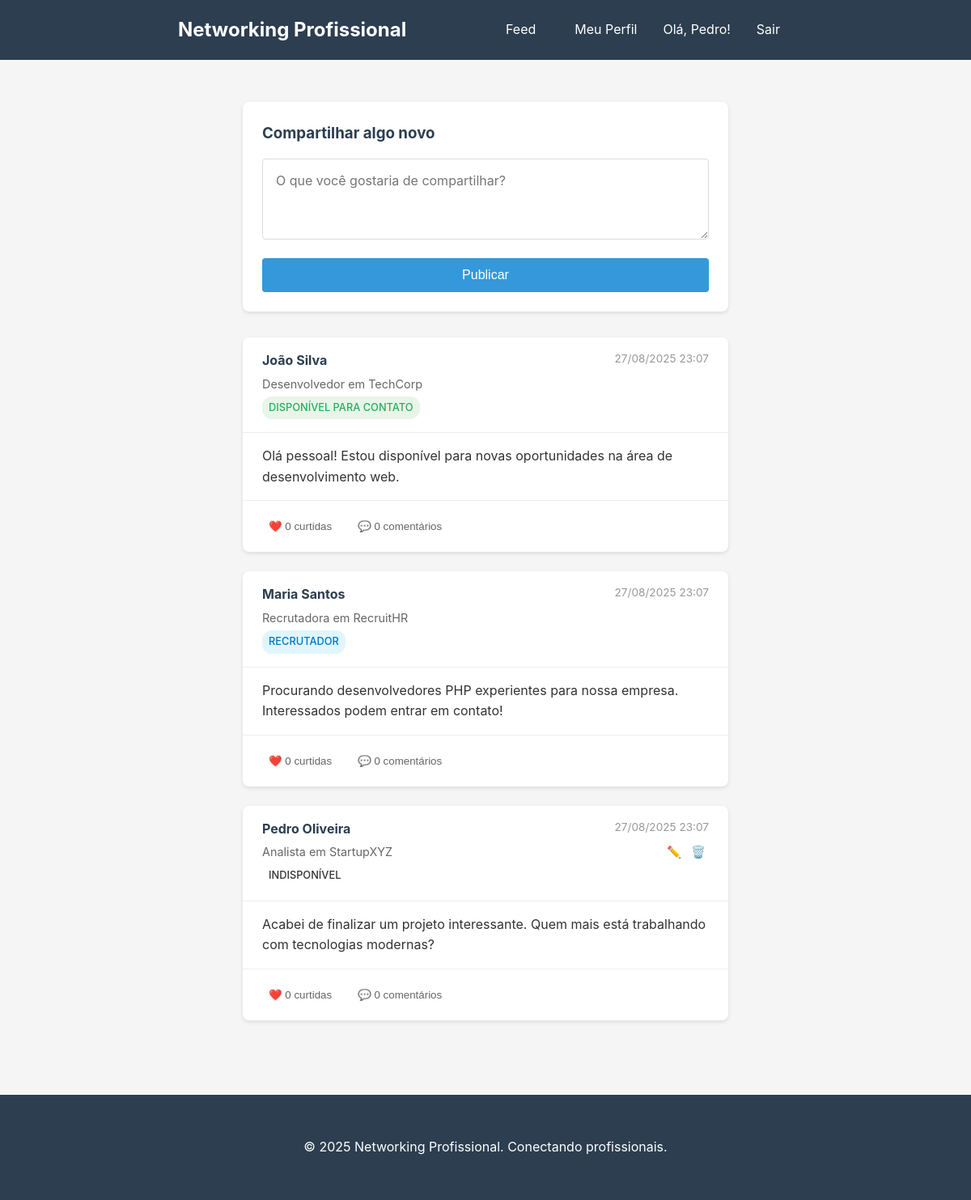
/feed.php (signed in), run on the app's committed database.
### tables this page shows
CREATE TABLE IF NOT EXISTS users (
    id INT AUTO_INCREMENT PRIMARY KEY,
    nome VARCHAR(100) NOT NULL,
    sobrenome VARCHAR(100) NOT NULL,
    email VARCHAR(100) UNIQUE NOT NULL,
    senha VARCHAR(255) NOT NULL,
    empresa VARCHAR(100),
    cargo VARCHAR(100),
    status_tag ENUM('disponivel_contato', 'procurando_oportunidades', 'recrutador', 'empregado') NOT NULL,
    created_at TIMESTAMP DEFAULT CURRENT_TIMESTAMP
);

CREATE TABLE IF NOT EXISTS posts (
    id INT AUTO_INCREMENT PRIMARY KEY,
    user_id INT NOT NULL,
    conteudo TEXT NOT NULL,
    created_at TIMESTAMP DEFAULT CURRENT_TIMESTAMP,
    FOREIGN KEY (user_id) REFERENCES users(id) ON DELETE CASCADE
);

### feed.php (the view, shortened to what this page needs)
<?php
require_once 'config/database.php';
$posts_query = "
    SELECT p.*, u.nome, u.sobrenome, u.empresa, u.cargo, u.status_tag,
           COUNT(DISTINCT l.id) as likes_count,
           COUNT(DISTINCT c.id) as comments_count,
           EXISTS(SELECT 1 FROM likes WHERE user_id = ? AND post_id = p.id) as user_liked
    FROM posts p
    JOIN users u ON p.user_id = u.id
    LEFT JOIN likes l ON p.id = l.post_id
    LEFT JOIN comments c ON p.id = c.post_id
    GROUP BY p.id, p.user_id, p.conteudo, p.created_at, u.nome, u.sobrenome, u.empresa, u.cargo, u.status_tag
    ORDER BY p.created_at DESC
";
$stmt = $pdo->prepare($posts_query);
$stmt->execute([$_SESSION['user_id']]);
$posts = $stmt->fetchAll();
?>
<!DOCTYPE html>
<html lang="pt-BR">
<head>
    <link rel="stylesheet" href="style.css">
</head>
<body>
    <?php include 'includes/header.php'; ?>
    <div class="container">
        <div class="feed-container">
            <div class="post-creator">
                <h3>Compartilhar algo novo</h3>
                <form action="actions/create_post.php" method="POST">
                    <textarea name="conteudo" placeholder="O que você gostaria de compartilhar?" required></textarea>
                    <button type="submit" class="btn-primary">Publicar</button>
                </form>
            </div>
            <div class="posts-feed">
                <?php if (empty($posts)): ?>
                    <div class="empty-state">
                        <p>Nenhuma postagem encontrada. Seja o primeiro a compartilhar!</p>
                    </div>
                <?php else: ?>
                    <?php foreach ($posts as $post): ?>
                        <div class="post-card" id="post-<?php echo $post['id']; ?>">
                            <div class="post-header">
                                <div class="user-info">
                                    <h4><?php echo htmlspecialchars($post['nome'] . ' ' . $post['sobrenome']); ?></h4>
                                    <p class="user-details">
                                        <?php echo htmlspecialchars($post['cargo']); ?>
                                        <?php if ($post['empresa']): ?>
                                            em <?php echo htmlspecialchars($post['empresa']); ?>
                                        <?php endif; ?>
                                    </p>
                                    <span class="status-tag <?php echo $post['status_tag']; ?>">
                                        <?php
                                            if ($post['status_tag'] == 'disponivel_contato') {
                                                echo 'Disponível para contato';
                                            } elseif ($post['status_tag'] == 'recrutador') {
                                                echo 'Recrutador';
                                            } else {
                                                echo 'Indisponível';
                                            }
                                        ?>
                                    </span>
                                </div>
                                <div class="post-header-right">
                                    <span class="post-date"><?php echo date('d/m/Y H:i', strtotime($post['created_at'])); ?></span>
                                    <?php if ($post['user_id'] == $_SESSION['user_id']): ?>
                                        <div class="post-actions-menu">
                                            <button class="edit-post-btn" onclick="toggleEditPost(<?php echo $post['id']; ?>)">✏️</button>
                                            <button class="delete-post-btn" onclick="deletePost(<?php echo $post['id']; ?>)">🗑️</button>
                                        </div>
                                    <?php endif; ?>
                                </div>
                            </div>
                            <div class="post-content">
                                <div class="post-text" id="post-text-<?php echo $post['id']; ?>">
                                    <p><?php echo nl2br(htmlspecialchars($post['conteudo'])); ?></p>
                                </div>
                            </div>
                            <div class="post-actions">
                                <button class="like-btn <?php echo $post['user_liked'] ? 'liked' : ''; ?>"
                                        onclick="toggleLike(<?php echo $post['id']; ?>)">
                                    ❤️ <?php echo $post['likes_count']; ?> curtidas
                                </button>
                                <button class="comment-btn" onclick="toggleComments(<?php echo $post['id']; ?>)">
                                    💬 <?php echo $post['comments_count']; ?> comentários
                                </button>
                            </div>
                        </div>
                    <?php endforeach; ?>
                <?php endif; ?>
            </div>
        </div>
    </div>
    <?php include 'includes/footer.php'; ?>
</body>
</html>

### includes/header.php (shortened to what this page needs)
<?php
$current_user = null;
if (isset($_SESSION['user_id'])) {
    require_once __DIR__ . '/../config/database.php';
    $stmt = $pdo->prepare("SELECT nome FROM users WHERE id = ?");
    $stmt->execute([$_SESSION['user_id']]);
    $current_user = $stmt->fetch();
}
?>
<header class="header">
    <div class="header-content">
        <h2>Networking Profissional</h2>
        <?php if ($current_user): ?>
            <nav class="nav-links">
                <a href="feed.php">Feed</a>
                <a href="perfil.php">Meu Perfil</a>
                <span>Olá, <?php echo htmlspecialchars($current_user['nome']); ?>!</span>
                <a href="auth/logout.php">Sair</a>
            </nav>
        <?php endif; ?>
    </div>
</header>

### includes/footer.php
<footer style="background: #2c3e50; color: white; text-align: center; padding: 2rem 0; margin-top: 3rem;">
    <div class="container">
        <p>&copy; <?php echo date('Y'); ?> Networking Profissional. Conectando profissionais.</p>
    </div>
</footer>

### style.css (style rules this page uses)
* { margin: 0; padding: 0; box-sizing: border-box; }
body { font-family: -apple-system, BlinkMacSystemFont, 'Segoe UI', Roboto, Oxygen, Ubuntu, Cantarell, sans-serif; line-height: 1.6; color: #333; background-color: #f5f5f5; }
.container { max-width: 800px; margin: 0 auto; padding: 20px; }
.header { background: #2c3e50; color: white; padding: 1rem 0; margin-bottom: 2rem; }
.header-content { display: flex; justify-content: space-between; align-items: center; max-width: 800px; margin: 0 auto; padding: 0 20px; }
.header h2 { margin: 0; }
.nav-links { display: flex; gap: 1rem; align-items: center; }
.nav-links a { color: white; text-decoration: none; padding: 0.5rem 1rem; border-radius: 4px; transition: background-color 0.3s; }
.btn-primary { background: #3498db; color: white; padding: 0.75rem 1.5rem; border: none; border-radius: 4px; font-size: 1rem; cursor: pointer; width: 100%; transition: background-color 0.3s; }
.feed-container { max-width: 600px; margin: 0 auto; }
.post-creator { background: white; padding: 1.5rem; border-radius: 8px; box-shadow: 0 2px 5px rgba(0, 0, 0, 0.1); margin-bottom: 2rem; }
.post-creator h3 { margin-bottom: 1rem; color: #2c3e50; }
.post-creator textarea { width: 100%; min-height: 100px; padding: 1rem; border: 1px solid #ddd; border-radius: 4px; font-family: inherit; font-size: 1rem; resize: vertical; margin-bottom: 1rem; }
.posts-feed { space-y: 1rem; }
.post-card { background: white; border-radius: 8px; box-shadow: 0 2px 5px rgba(0, 0, 0, 0.1); margin-bottom: 1.5rem; overflow: hidden; }
.post-header { padding: 1rem 1.5rem; border-bottom: 1px solid #eee; display: flex; justify-content: space-between; align-items: flex-start; }
.post-header-right { display: flex; flex-direction: column; align-items: flex-end; gap: 0.5rem; }
.user-info h4 { margin: 0; color: #2c3e50; }
.user-details { margin: 0.25rem 0; color: #666; font-size: 0.9rem; }
.status-tag { display: inline-block; padding: 0.25rem 0.5rem; border-radius: 12px; font-size: 0.8rem; font-weight: 500; text-transform: uppercase; }
.status-tag.disponivel_contato { background: #e8f5e8; color: #27ae60; }
.status-tag.recrutador { background: #e1f5fe; color: #0277bd; }
.post-date { color: #999; font-size: 0.85rem; }
.post-content { padding: 1rem 1.5rem; }
.post-content p { margin: 0; white-space: pre-line; }
.post-actions { padding: 1rem 1.5rem; border-top: 1px solid #eee; display: flex; gap: 1rem; }
.like-btn, .comment-btn { background: none; border: none; color: #666; cursor: pointer; padding: 0.5rem; border-radius: 4px; transition: background-color 0.3s; }
.post-actions-menu { display: flex; gap: 0.25rem; }
.edit-post-btn, .delete-post-btn, .delete-comment-btn { background: none; border: none; cursor: pointer; padding: 0.25rem; border-radius: 4px; font-size: 0.9rem; transition: background-color 0.3s; }

### data on the page
users: nome "Pedro"
posts: user.sobrenome "João Silva", user.cargo "Desenvolvedor", user.empresa "TechCorp", shows "DISPONÍVEL PARA CONTATO", created_at "27/08/2025 23:07", conteudo "Olá pessoal! Estou disponível para novas oportunidades na área de desenvolvimento web.", likes_count "0", comments_count "0"
posts: user.sobrenome "Maria Santos", user.cargo "Recrutadora", user.empresa "RecruitHR", shows "RECRUTADOR", created_at "27/08/2025 23:07", conteudo "Procurando desenvolvedores PHP experientes para nossa empresa. Interessados podem entrar em contato!", likes_count "0", comments_count "0"
posts: user.sobrenome "Pedro Oliveira", user.cargo "Analista", user.empresa "StartupXYZ", shows "INDISPONÍVEL", created_at "27/08/2025 23:07", conteudo "Acabei de finalizar um projeto interessante. Quem mais está trabalhando com tecnologias modernas?", likes_count "0", comments_count "0"
